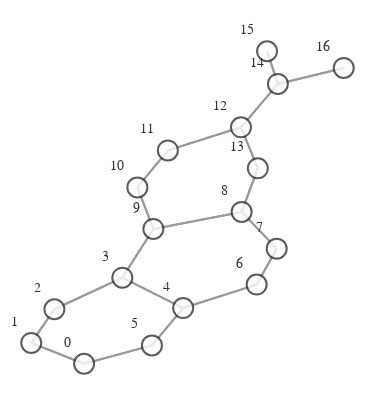

Notebook cell for this chart:
### Markdown cell above
# VISUALIZATION

### Code cell
def create_graph(graph):
    g = to_networkx(graph)
    pos = nx.spring_layout(g)
    vis = GraphVisualization(
        g,
        pos,
        node_text_position="top left",
        node_size=20,
    )
    fig = vis.create_figure()
    return fig


fig = create_graph(dataset[0])
fig.show()

### Figure 1 — Plotly figure (JSON) as saved in the notebook; plotly's stock layout.template omitted (floating-point values rounded to 4 significant figures)
{"data": [{"hoverinfo": "none", "line": {"color": "#808080", "width": 2}, "mode": "lines", "opacity": 0.8, "type": "scatter", "x": [-0.2433, -0.3634, null, -0.2433, -0.08903, null, -0.3634, -0.2433, null, -0.3634, -0.3108, null, -0.3108, -0.3634, null, -0.3108, -0.1564, null, -0.1564, -0.3108, null, -0.1564, -0.01799, null, -0.1564, -0.0858, null, -0.01799, -0.1564, null, -0.01799, -0.08903, null, -0.01799, 0.1492, null, -0.08903, -0.2433, null, -0.08903, -0.01799, null, 0.1492, -0.01799, null, 0.1492, 0.1947, null, 0.1947, 0.1492, null, 0.1947, 0.115, null, 0.115, 0.1947, null, 0.115, -0.0858, null, 0.115, 0.1518, null, -0.0858, -0.1564, null, -0.0858, 0.115, null, -0.0858, -0.1221, null, -0.1221, -0.0858, null, -0.1221, -0.05279, null, -0.05279, -0.1221, null, -0.05279, 0.1135, null, 0.1135, -0.05279, null, 0.1135, 0.1518, null, 0.1135, 0.1974, null, 0.1518, 0.115, null, 0.1518, 0.1135, null, 0.1974, 0.1135, null, 0.1974, 0.1728, null, 0.1974, 0.3472, null, 0.1728, 0.1974, null, 0.3472, 0.1974, null], "y": [-0.8405, -0.7179, null, -0.8405, -0.7324, null, -0.7179, -0.8405, null, -0.7179, -0.5195, null, -0.5195, -0.7179, null, -0.5195, -0.3336, null, -0.3336, -0.5195, null, -0.3336, -0.5122, null, -0.3336, -0.04671, null, -0.5122, -0.3336, null, -0.5122, -0.7324, null, -0.5122, -0.3742, null, -0.7324, -0.8405, null, -0.7324, -0.5122, null, -0.3742, -0.5122, null, -0.3742, -0.1626, null, -0.1626, -0.3742, null, -0.1626, 0.05382, null, 0.05382, -0.1626, null, 0.05382, -0.04671, null, 0.05382, 0.3106, null, -0.04671, -0.3336, null, -0.04671, 0.05382, null, -0.04671, 0.1981, null, 0.1981, -0.04671, null, 0.1981, 0.416, null, 0.416, 0.1981, null, 0.416, 0.552, null, 0.552, 0.416, null, 0.552, 0.3106, null, 0.552, 0.8074, null, 0.3106, 0.05382, null, 0.3106, 0.552, null, 0.8074, 0.552, null, 0.8074, 1.0, null, 0.8074, 0.9017, null, 1.0, 0.8074, null, 0.9017, 0.8074, null]}, {"hoverinfo": "text", "marker": {"color": "#fcfcfc", "colorbar": {"thickness": 15, "title": {"side": "right", "text": ""}, "xanchor": "left"}, "colorscale": [[0, "rgb(255,255,217)"], [0.125, "rgb(237,248,177)"], [0.25, "rgb(199,233,180)"], [0.375, "rgb(127,205,187)"], [0.5, "rgb(65,182,196)"], [0.625, "rgb(29,145,192)"], [0.75, "rgb(34,94,168)"], [0.875, "rgb(37,52,148)"], [1, "rgb(8,29,88)"]], "line": {"color": "#333333", "width": 2}, "reversescale": false, "showscale": false, "size": 20}, "mode": "markers+text", "opacity": 0.8, "text": ["0", "1", "2", "3", "4", "5", "6", "7", "8", "9", "10", "11", "12", "13", "14", "15", "16"], "textfont": {"color": "#000000", "family": "Arial", "size": 14}, "textposition": "top left", "type": "scatter", "x": [-0.2433, -0.3634, -0.3108, -0.1564, -0.01799, -0.08903, 0.1492, 0.1947, 0.115, -0.0858, -0.1221, -0.05279, 0.1135, 0.1518, 0.1974, 0.1728, 0.3472], "y": [-0.8405, -0.7179, -0.5195, -0.3336, -0.5122, -0.7324, -0.3742, -0.1626, 0.05382, -0.04671, 0.1981, 0.416, 0.552, 0.3106, 0.8074, 1.0, 0.9017]}], "layout": {"autosize": false, "height": 400, "hovermode": "closest", "margin": {"b": 5, "l": 0, "r": 0, "t": 20}, "paper_bgcolor": "rgba(255,255,255,255)", "plot_bgcolor": "rgba(0,0,0,0)", "scene": {"xaxis": {"autorange": true, "showgrid": false, "showline": false, "showticklabels": false, "ticks": "", "visible": false, "zeroline": false}, "yaxis": {"autorange": true, "showgrid": false, "showline": false, "showticklabels": false, "ticks": "", "visible": false, "zeroline": false}, "zaxis": {"autorange": true, "showgrid": false, "showline": false, "showticklabels": false, "ticks": "", "visible": false, "zeroline": false}}, "showlegend": false, "title": {"font": {"size": 16}, "text": ""}, "width": 375, "xaxis": {"autorange": true, "showgrid": false, "showline": false, "showticklabels": false, "ticks": "", "visible": false, "zeroline": false}, "yaxis": {"autorange": true, "showgrid": false, "showline": false, "showticklabels": false, "ticks": "", "visible": false, "zeroline": false}}}
